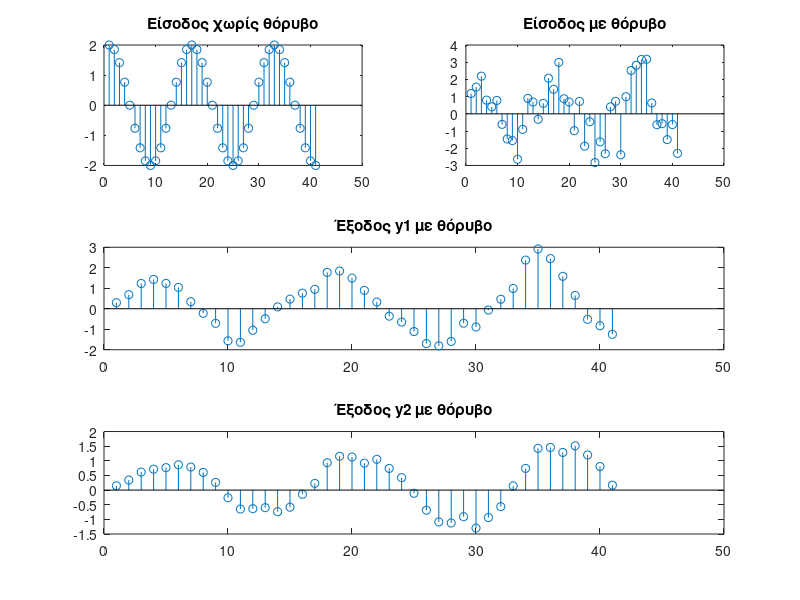

MATLAB code for this plot:
n = 0:40;

a = [1];
b1 = [1/4 1/4 1/4 1/4]
b2 = [1/8 1/8 1/8 1/8 1/8 1/8 1/8 1/8];

w  = randn(1,length(n)); % Θόρυβος
x1 = 2*cos((pi*n)/8);     % Είσοδος χωρίς θόρυβο
x2 = 2*cos((pi*n)/8) + w; % Είσοδος με θόρυβο

y1 = filter(b1,a,x2); % Έξοδος πρώτου συστήματος με θόρυβο
y2 = filter(b2,a,x2); % Έξοδος δεύτερου συστήματος με θόρυβο

% Γραφικές παραστάσεις
subplot(3, 2, 1);
stem(x1);
title('Είσοδος χωρίς θόρυβο');
subplot(3, 2, 2);
stem(x2);
title('Είσοδος με θόρυβο');
subplot(3, 1, 2);
stem(y1);
title('Έξοδος y1 με θόρυβο');
subplot(3, 1, 3);
stem(y2);
title('Έξοδος y2 με θόρυβο');
